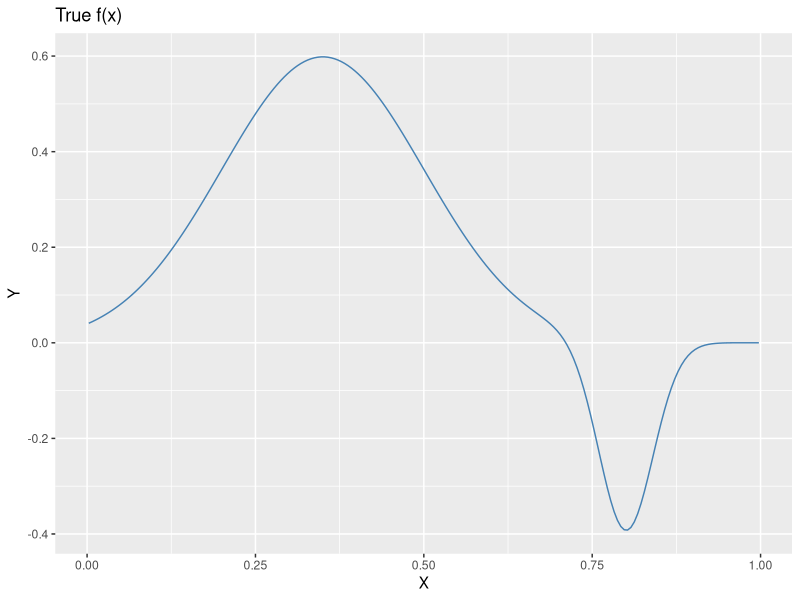
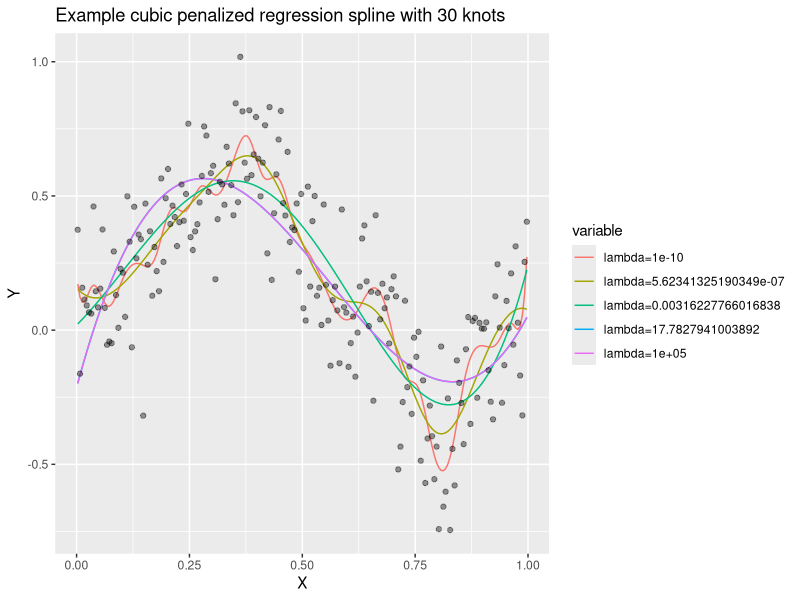
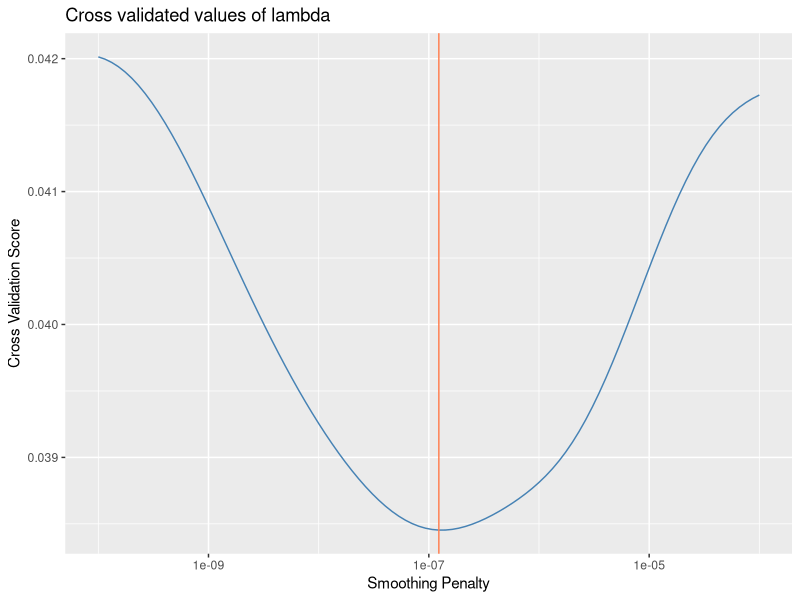
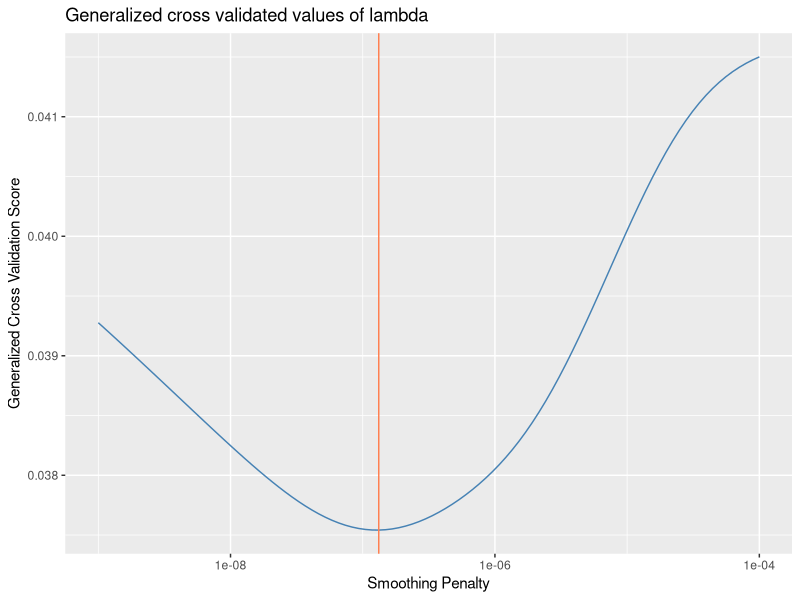

Recreate these plots in R, in order.
## ---- chunk 1
## Imports
library(ggplot2)
library(stats)
library(reshape)

## Subroutines
f = function(x){
    # prob density function defined in problem specification
    1.5*dnorm((x-0.35)/0.15) - dnorm((x-0.8)/0.04)
}

## Parameterize
n = 200
is = 1:n
xis = (is-0.5)/n

## Plotting
pdf_df = data.frame(x=xis, y=f(xis))
plt_pdf = ggplot(data=pdf_df) +
    geom_line(aes(x=x, y=y), color="steelblue") +
    labs(x="X", y="Y", title="True f(x)")
## ---- chunk 2
plt_pdf
## ---- chunk 3
## Subroutines
noise_sd = function(j){
    # varaible noise schedule
    return(0.02+0.04*(j-1)^2)
}

## Parameterize
J = 6 # for generating noisy observations
k = 30 # number of knots
p = 3 # cubic spline
a = 0
b = 1 # bounds of inegration for lambda*int_a^b f^''(x)^2 dx penalty
knots = seq(a, b, length.out=k)

fxs = f(xis)
noise_df = data.frame(x=xis, yt=fxs)
for(j in 1:J){
    yis = fxs + rnorm(n, mean=0, sd=noise_sd(j))
    colname = paste("y", j, sep="")
    noise_df[colname] = yis
}

# Perform cubic penalized spline regression for multiple lambda values
ex_xs = noise_df$x
ex_ys = noise_df$y3 # arbitrary noise profile for example
lam_df = data.frame(x=xis, y=fxs, yn=ex_ys)
lams = 10^seq(-10, 5, length.out=5)

D = diag(c(rep(0, p+1), rep(1, k)))
X1 = outer(ex_xs, 0:p, "^")
X2 = outer(ex_xs, knots, ">")*outer(ex_xs, knots, "-")^p # source [2]
X = cbind(X1, X2)
Y = ex_ys

for(lam in lams){
    H = X %*% solve(t(X) %*% X + lam*D) %*% t(X)
    fhys = H %*% Y
    colname = paste("lambda", lam, sep="=")
    lam_df[colname] = fhys
}

plt_mx = ggplot(data=lam_df) +
    geom_line(data=melt(lam_df, id=c("x", "y", "yn")),
              aes(x=x, y=value, color=variable)) +
    geom_point(aes(x=x, y=yn), alpha=0.4) +
    labs(x="X", y="Y",
        title=paste(
            "Example cubic penalized regression spline with", k, "knots"
        )
    )
plt_mx
## ---- chunk 4
cv = function(l, k=k, X=X, Y=Y){
    # k is num knots
    # l is lambda, penalty
    # X is design matrix
    # Y is response

    n = dim(X)[1]
    D = diag(c(rep(0, dim(X)[2]-k), rep(1, k)))
    H = X %*% solve(t(X) %*% X + l*D) %*% t(X)
    fhys = H %*% Y
    hii = diag(H)
    r = mean(((Y-fhys)/(1-hii))^2)
    return(r)
}

cvv = Vectorize(cv, vectorize.args = c("l"))
lambdas = 10^(seq(-10, -4, length.out=100))
cvs = cvv(X=X, Y=Y, l=lambdas, k=k)

cv_df = data.frame(x=lambdas, y=cvs)
plt_cv = ggplot(data=cv_df) +
    geom_line(aes(x=x, y=y), color="steelblue") +
    labs(x="Smoothing Penalty", y="Cross Validation Score",
         title="Cross validated values of lambda") +
    scale_x_log10() +
    # geom_hline(yintercept = min(cvs), color="coral") +
    geom_vline(xintercept = lambdas[which(cvs == min(cvs))], color="coral")
## ---- chunk 5
plt_cv
## ---- chunk 6
gcv = function(X=X, Y=Y, k=k, l){
    # k is num knots
    # l is lambda, penalty
    # X is design matrix
    # Y is response

    n = dim(X)[1]
    D = diag(c(rep(0, dim(X)[2]-k), rep(1, k)))
    H = X %*% solve(t(X) %*% X + l*D) %*% t(X)

    fhys = H %*% Y
    tr = diag(H)

    numer = mean((Y-fhys)^2)
    denom = (1-mean(tr))^2
    r = numer/denom
    return(r)
}

gcvv = Vectorize(gcv, vectorize.args = c("l"))
lambdas = 10^(seq(-9, -4, length.out=100))
gcvs = gcvv(X=X, Y=Y, l=lambdas, k=k)

gcv_df = data.frame(x=lambdas, y=gcvs)
plt_gcv = ggplot(data=gcv_df) +
    geom_line(aes(x=x, y=y), color="steelblue") +
    labs(x="Smoothing Penalty", y="Generalized Cross Validation Score",
         title="Generalized cross validated values of lambda") +
    scale_x_log10() +
    geom_vline(xintercept = lambdas[which(gcvs == min(gcvs))], color="coral")
## ---- chunk 7
plt_gcv
